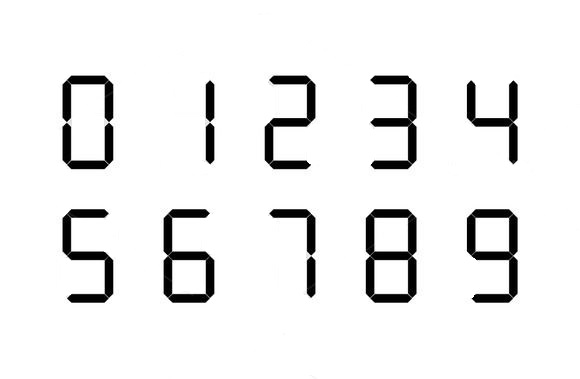
#> input picture softProjekat/dataset/trening/Image2.jpg, 580 x 379 px; its folder holds only this picture in this run
$ python -i display_size.py   (imports and definitions only)
#> lines starting #> are read from the running program, lines starting #| are printed output that depends on the picture; after the words box and inside, x2 and y2 are one past the last pixel; in counts of white or black regions, pixels touching at a corner belong together
import cv2
import numpy as np
from scipy import signal
import matplotlib.pyplot as plt

def resize_region(region):
    resized = cv2.resize(region, (28, 28), interpolation=cv2.INTER_NEAREST)
    return resized

def load_image(path):
#> called with path = 'dataset/trening/Image2.jpg'
    return cv2.cvtColor(cv2.imread(path), cv2.COLOR_BGR2RGB)
#> returned value is the input picture: shape (379, 580, 3); min 0, max 255, mean 236.8

def dilate(image):
    kernel = np.ones((3, 3))
    return cv2.dilate(image, kernel, iterations=5)

def erode(image):
    kernel = np.ones((3, 3))
    return cv2.erode(image, kernel, iterations=1)

def image_gray(image):
    return cv2.cvtColor(image, cv2.COLOR_RGB2GRAY)
#> returned value: shape (379, 580)

def image_bin1(image_gs):
    imgray = cv2.equalizeHist(image_gs)  # global
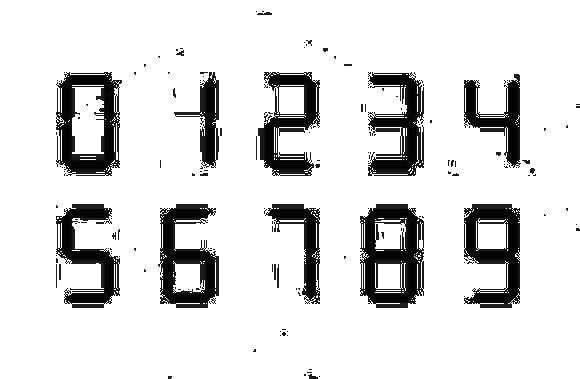
#> imgray: shape (379, 580); min 0, max 255, mean 221.3
    #otsu_threshold, image_bin = cv2.threshold(imgray, 0, 255, cv2.THRESH_BINARY + cv2.THRESH_OTSU)
    ret, image_bin = cv2.threshold(imgray, 70, 255, cv2.THRESH_BINARY)
#> image_bin: shape (379, 580); 86% white; 174 black regions (152 under 20 px), largest, box (x1, y1, x2, y2) and area: (360, 204, 424, 308) 4218, (56, 72, 122, 176) 3714, (158, 204, 219, 308) 3539
    #display_image(image_bin)
    return image_bin

def display_image(image, color=False):
    if color:
        plt.imshow(image)
        plt.show()
    else:
        plt.imshow(image, 'gray')
        plt.show()

def display_size(train_image_paths):
    image_color = load_image(train_image_paths)
    #display_image(image_gray(image_color))
    img = image_bin1(image_gray(image_color))
    #display_image(img)
    dil1 = dilate(img)
#> in dilate, `return cv2.dilate(image, kernel, iterations=5)`:
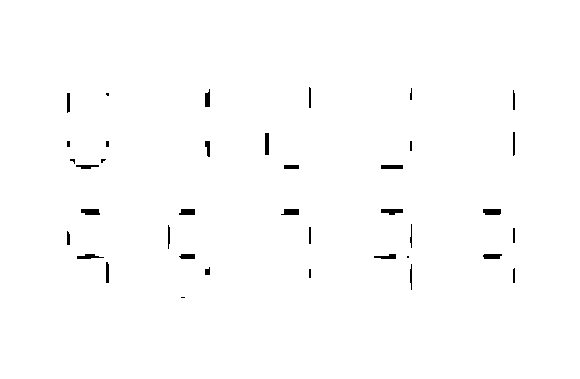
#> returned value: shape (379, 580); 99.1% white; 38 black regions (9 under 20 px), largest, box (x1, y1, x2, y2) and area: (483, 209, 501, 215) 103, (81, 209, 100, 215) 102, (381, 209, 403, 215) 100
    #display_image(dil1)
    image_erode = erode(dil1)
#> in erode, `return cv2.erode(image, kernel, iterations=1)`:
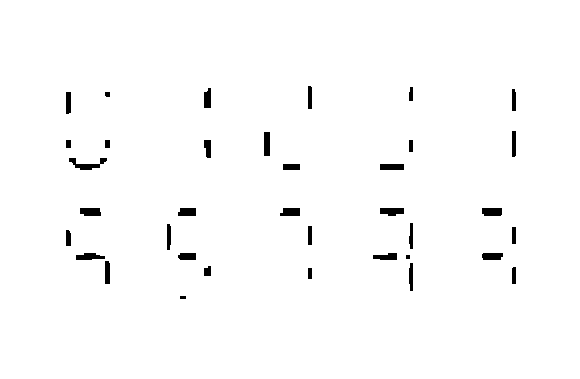
#> returned value: shape (379, 580); 98.4% white; 36 black regions (2 under 20 px), largest, box (x1, y1, x2, y2) and area: (69, 158, 107, 170) 196, (380, 208, 404, 216) 160, (80, 208, 101, 216) 156
    # display_image(image_erode)

    povratna_visina, sirina_povratna = select_roi(image_color.copy(), image_erode)
    return povratna_visina, sirina_povratna


def select_roi(image_orig, image_bin):
    v = np.median(image_bin)
#> v = 255
    sigma = 0.35
    lower = int(max(0, (1.0 - sigma) * v))
#> lower = 165
    upper = int(min(255, (1.0 + sigma) * v))
#> upper = 255
    edge =cv2.Canny(image_bin, lower, upper)
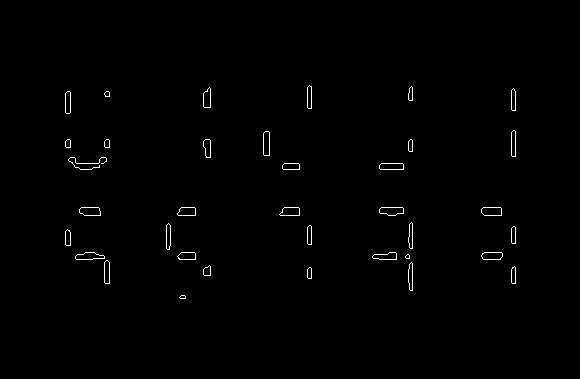
#> edge: shape (379, 580); 0.72% white in thin lines or dots, all inside (x1, y1, x2, y2) = (65, 85, 516, 299)

    contours, hierarchy = cv2.findContours(edge, cv2.RETR_LIST, cv2.CHAIN_APPROX_SIMPLE)
#> contours = 71 contours, 5 with area under 20; largest, box (x1, y1, x2, y2) and area: (379, 207, 404, 216) 159, (379, 207, 404, 216) 158, (79, 207, 101, 216) 154, (79, 207, 101, 216) 153, (481, 207, 502, 216) 153
    cv2.drawContours(image_orig, contours, -1, (255, 0, 0), 1)
    # print("BROJ KONTURA", len(contours))
    #display_image(image_orig)
    regions_array = []
    sirine = []
    visine = []
    for contour in contours:
        x, y, w, h = cv2.boundingRect(contour)  # koordinate i velicina granicnog pravougaonika
        sirine.append(w)
        visine.append(h)
        region = image_bin[y:y + h + 1, x:x + w + 1]
        regions_array.append([resize_region(region), (x, y, w, h)])
        cv2.rectangle(image_orig, (x, y), (x + w, y + h), (0, 255, 0), 2)
#> this loop made 71 passes
#> (x, y, w, h) on passes 1 to 12: (179, 295, 7, 4), (179, 295, 7, 4), (307, 267, 5, 12), (511, 266, 5, 18), (307, 267, 5, 12), (511, 266, 5, 18), (203, 265, 8, 11), (203, 265, 8, 11), (408, 262, 5, 29), (408, 262, 5, 29), (104, 260, 6, 24), (104, 260, 6, 24)
#> pass 1, in resize_region, `resized = cv2.resize(region, (28, 28), interpolation=cv2.INTER_NEAREST)`:
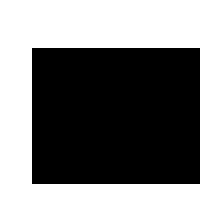
#> resized: shape (28, 28) (shown 8 times larger); 54.5% white; 1 black region, box (x1, y1, x2, y2) and area: (4, 6, 25, 23) 357
#> pass 3, in resize_region (call 3), `resized = cv2.resize(region, (28, 28), interpolation=cv2.INTER_NEAREST)`:
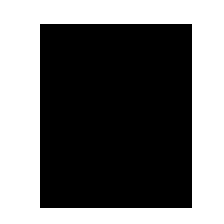
#> resized: shape (28, 28) (shown 8 times larger); 44.3% white; 1 white region, box (x1, y1, x2, y2) and area: (0, 0, 28, 28) 347
#> after the loop:
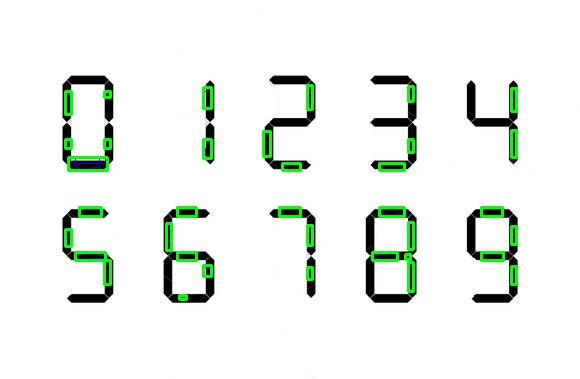
#> image_orig: shape (379, 580, 3); mean of channels 0, 1, 2 235, 241.3, 234.8; drawn as B, G, R
#> after the loop, regions_array = 71 items; sirine = 71 values, max 39 at index 46, min 5 at index 2, mean 11.42; visine = 71 values, max 29 at index 8, min 4 at index 0, mean 14.75
    regions_array = sorted(regions_array, key=lambda x: x[1][0])
    sorted_regions = [region[0] for region in regions_array]
#> sorted_regions = 71 items
    # display_image(image_orig)
    visine.sort(reverse=True)
    sirine.sort(reverse=True)
    povratna_visina = visine[0]
#> povratna_visina = 29
    sirina_povratna = sirine[0]
#> sirina_povratna = 39
    return povratna_visina, sirina_povratna

>>> result = display_size('dataset/trening/Image2.jpg')
#> in display_size, `povratna_visina, sirina_povratna = select_roi(image_color.copy(), imag..`: povratna_visina = 29; sirina_povratna = 39
#> result = (29, 39)
